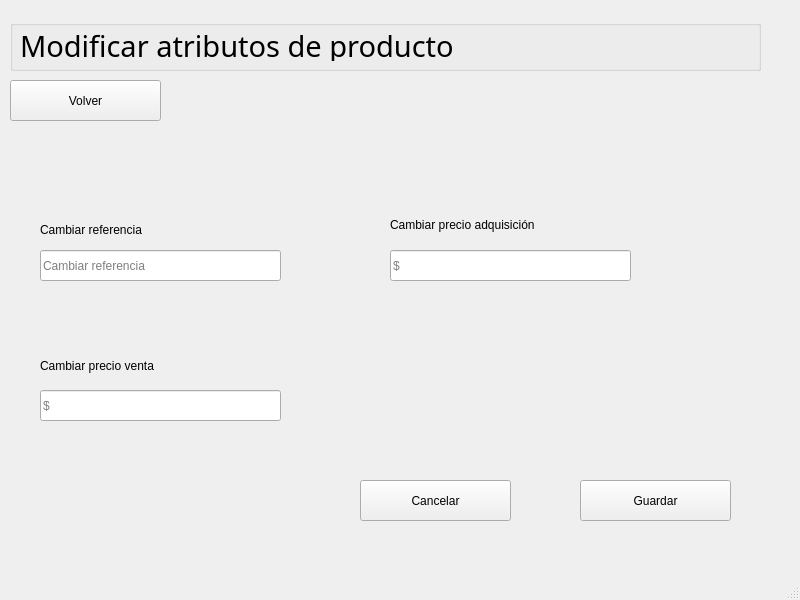
<?xml version="1.0" encoding="UTF-8"?>
<ui version="4.0">
 <class>ModificarAtributosEspecificos</class>
 <widget class="QMainWindow" name="ModificarAtributosEspecificos">
  <property name="geometry">
   <rect>
    <x>0</x>
    <y>0</y>
    <width>800</width>
    <height>600</height>
   </rect>
  </property>
  <property name="minimumSize">
   <size>
    <width>800</width>
    <height>600</height>
   </size>
  </property>
  <property name="maximumSize">
   <size>
    <width>800</width>
    <height>600</height>
   </size>
  </property>
  <property name="windowTitle">
   <string>Modificar atributos especificos de producto</string>
  </property>
  <widget class="QWidget" name="centralwidget">
   <widget class="QGroupBox" name="header">
    <property name="geometry">
     <rect>
      <x>10</x>
      <y>20</y>
      <width>751</width>
      <height>51</height>
     </rect>
    </property>
    <property name="title">
     <string/>
    </property>
    <widget class="QLabel" name="title">
     <property name="geometry">
      <rect>
       <x>10</x>
       <y>10</y>
       <width>721</width>
       <height>31</height>
      </rect>
     </property>
     <property name="font">
      <font>
       <family>Dubai Medium</family>
       <pointsize>22</pointsize>
      </font>
     </property>
     <property name="text">
      <string>Modificar atributos de producto</string>
     </property>
    </widget>
   </widget>
   <widget class="QPushButton" name="volverBtn">
    <property name="geometry">
     <rect>
      <x>10</x>
      <y>80</y>
      <width>151</width>
      <height>41</height>
     </rect>
    </property>
    <property name="styleSheet">
     <string notr="true">font: 16pt &quot;Arial&quot;;</string>
    </property>
    <property name="text">
     <string>Volver</string>
    </property>
   </widget>
   <widget class="QLabel" name="label_2">
    <property name="geometry">
     <rect>
      <x>40</x>
      <y>220</y>
      <width>211</width>
      <height>20</height>
     </rect>
    </property>
    <property name="styleSheet">
     <string notr="true">font: 10pt &quot;Arial&quot;;</string>
    </property>
    <property name="text">
     <string>Cambiar referencia</string>
    </property>
   </widget>
   <widget class="QLineEdit" name="referencia_text">
    <property name="geometry">
     <rect>
      <x>40</x>
      <y>250</y>
      <width>241</width>
      <height>31</height>
     </rect>
    </property>
    <property name="toolTip">
     <string>&lt;html&gt;&lt;head/&gt;&lt;body&gt;&lt;p&gt;&lt;span style=&quot; font-size:10pt;&quot;&gt;Ingrese su nombre&lt;/span&gt;&lt;/p&gt;&lt;/body&gt;&lt;/html&gt;</string>
    </property>
    <property name="inputMethodHints">
     <set>Qt::ImhNone</set>
    </property>
    <property name="maxLength">
     <number>3883</number>
    </property>
    <property name="placeholderText">
     <string>Cambiar referencia</string>
    </property>
   </widget>
   <widget class="QLabel" name="label_3">
    <property name="geometry">
     <rect>
      <x>390</x>
      <y>209</y>
      <width>231</width>
      <height>31</height>
     </rect>
    </property>
    <property name="styleSheet">
     <string notr="true">font: 10pt &quot;Arial&quot;;</string>
    </property>
    <property name="text">
     <string>Cambiar precio adquisición</string>
    </property>
   </widget>
   <widget class="QLineEdit" name="referencia_text_2">
    <property name="geometry">
     <rect>
      <x>390</x>
      <y>250</y>
      <width>241</width>
      <height>31</height>
     </rect>
    </property>
    <property name="toolTip">
     <string>&lt;html&gt;&lt;head/&gt;&lt;body&gt;&lt;p&gt;&lt;span style=&quot; font-size:10pt;&quot;&gt;Ingrese su nombre&lt;/span&gt;&lt;/p&gt;&lt;/body&gt;&lt;/html&gt;</string>
    </property>
    <property name="inputMethodHints">
     <set>Qt::ImhNone</set>
    </property>
    <property name="maxLength">
     <number>3883</number>
    </property>
    <property name="placeholderText">
     <string>$</string>
    </property>
   </widget>
   <widget class="QLabel" name="label_4">
    <property name="geometry">
     <rect>
      <x>40</x>
      <y>350</y>
      <width>231</width>
      <height>31</height>
     </rect>
    </property>
    <property name="styleSheet">
     <string notr="true">font: 10pt &quot;Arial&quot;;</string>
    </property>
    <property name="text">
     <string>Cambiar precio venta</string>
    </property>
   </widget>
   <widget class="QLineEdit" name="referencia_text_3">
    <property name="geometry">
     <rect>
      <x>40</x>
      <y>390</y>
      <width>241</width>
      <height>31</height>
     </rect>
    </property>
    <property name="toolTip">
     <string>&lt;html&gt;&lt;head/&gt;&lt;body&gt;&lt;p&gt;&lt;span style=&quot; font-size:10pt;&quot;&gt;Ingrese su nombre&lt;/span&gt;&lt;/p&gt;&lt;/body&gt;&lt;/html&gt;</string>
    </property>
    <property name="inputMethodHints">
     <set>Qt::ImhNone</set>
    </property>
    <property name="maxLength">
     <number>3883</number>
    </property>
    <property name="placeholderText">
     <string>$</string>
    </property>
   </widget>
   <widget class="QPushButton" name="cancelar_boton">
    <property name="geometry">
     <rect>
      <x>360</x>
      <y>480</y>
      <width>151</width>
      <height>41</height>
     </rect>
    </property>
    <property name="styleSheet">
     <string notr="true">font: 16pt &quot;Arial&quot;;</string>
    </property>
    <property name="text">
     <string>Cancelar</string>
    </property>
   </widget>
   <widget class="QPushButton" name="guardar_boton">
    <property name="geometry">
     <rect>
      <x>580</x>
      <y>480</y>
      <width>151</width>
      <height>41</height>
     </rect>
    </property>
    <property name="styleSheet">
     <string notr="true">font: 16pt &quot;Arial&quot;;</string>
    </property>
    <property name="text">
     <string>Guardar</string>
    </property>
   </widget>
   <widget class="QLabel" name="label_producto_seleccionado">
    <property name="geometry">
     <rect>
      <x>190</x>
      <y>90</y>
      <width>501</width>
      <height>31</height>
     </rect>
    </property>
    <property name="font">
     <font>
      <family>Dubai Medium</family>
      <pointsize>22</pointsize>
     </font>
    </property>
    <property name="text">
     <string/>
    </property>
   </widget>
  </widget>
  <widget class="QStatusBar" name="statusbar"/>
 </widget>
 <resources/>
 <connections/>
</ui>
